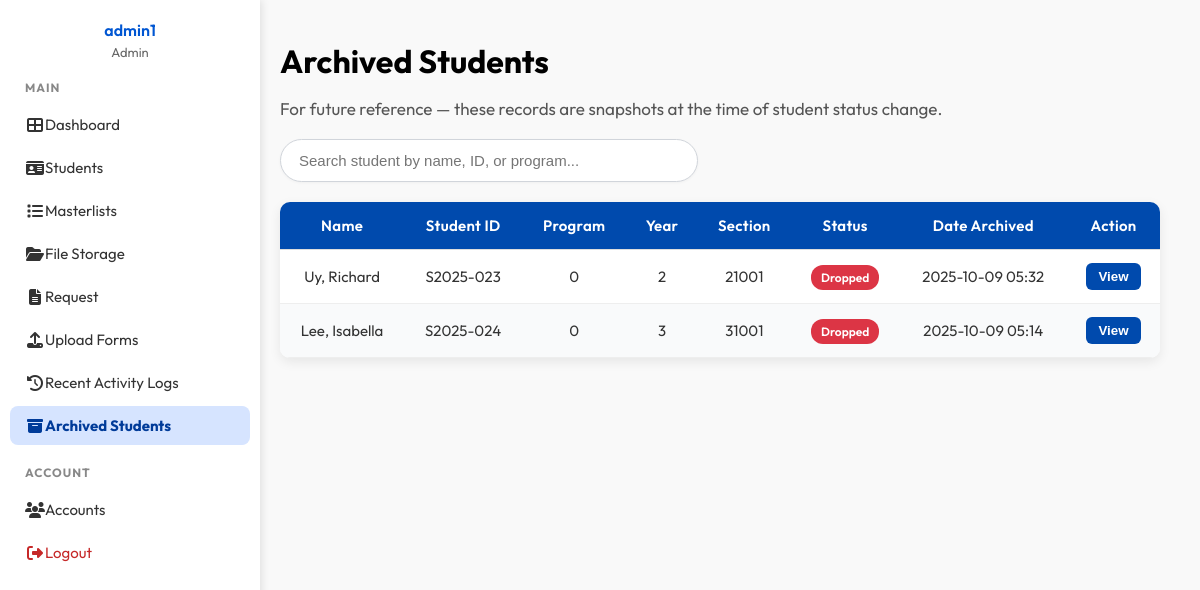
Page /admin/ArchivedStudents.php (signed in) on the committed database.
### tables this page shows
CREATE TABLE `users` (
  `user_id` int(11) NOT NULL,
  `username` varchar(255) DEFAULT NULL,
  `email` varchar(255) NOT NULL,
  `password_hash` text DEFAULT NULL,
  `role_id` int(11) DEFAULT NULL,
  `active` tinyint(1) DEFAULT NULL
);

CREATE TABLE `roles` (
  `role_id` int(11) NOT NULL,
  `name` varchar(255) DEFAULT NULL,
  `description` text DEFAULT NULL
);

CREATE TABLE `archived_students` (
  `archive_id` int(11) NOT NULL,
  `student_id` varchar(20) NOT NULL,
  `first_name` varchar(100) NOT NULL,
  `last_name` varchar(100) NOT NULL,
  `program` varchar(100) NOT NULL,
  `year_level` int(11) DEFAULT 0,
  `section` varchar(50) DEFAULT NULL,
  `student_status` enum('Enrolled','Dropped','Graduated') DEFAULT 'Enrolled',
  `contact_no` varchar(50) DEFAULT NULL,
  `address` varchar(255) DEFAULT NULL,
  `birthdate` date DEFAULT NULL,
  `gender` varchar(20) DEFAULT NULL,
  `photo_path` text DEFAULT NULL,
  `archived_date` timestamp NOT NULL DEFAULT current_timestamp()
);

### admin/ArchivedStudents.php (the view, shortened to what this page needs)
<?php
require_once __DIR__ . "/../Database/connection.php";
$res = $conn->query("
  SELECT
    archive_id,
    student_id,
    first_name,
    last_name,
    program,
    year_level,
    section,
    student_status,
    birthdate,
    photo_path,
    archived_date
  FROM archived_students
  ORDER BY archived_date DESC, last_name ASC, first_name ASC
");
$arch = $res->fetch_all(MYSQLI_ASSOC);
?>
<!DOCTYPE html>
<html lang="en">
<head>
<link href="https://cdnjs.cloudflare.com/ajax/libs/bootstrap-icons/1.11.3/font/bootstrap-icons.min.css" rel="stylesheet">
<link rel="stylesheet" href="../components/css/ArchivedStudents.css">
</head>
<body>
<?php include 'AdminSidenav.php'; ?>
<div class="container">
  <h1>Archived Students</h1>
  <p>For future reference — these records are snapshots at the time of student status change.</p>
  <div class="search-bar">
    <input type="text" id="searchInput" placeholder="Search student by name, ID, or program..." autocomplete="off">
  </div>
  <table class="requests-table" id="archTable">
    <thead>
      <tr>
        <th>Name</th>
        <th>Student ID</th>
        <th>Program</th>
        <th>Year</th>
        <th>Section</th>
        <th>Status</th>
        <th>Date Archived</th>
        <th>Action</th>
      </tr>
    </thead>
    <tbody>
      <?php if (count($arch) === 0): ?>
        <tr><td colspan="8">No archived student records found.</td></tr>
      <?php else: foreach($arch as $a): ?>
        <tr data-student='<?= json_encode($a, JSON_HEX_APOS | JSON_HEX_QUOT) ?>'>
          <td><?= htmlspecialchars($a['last_name'].", ".$a['first_name']) ?></td>
          <td><?= htmlspecialchars($a['student_id']) ?></td>
          <td><?= htmlspecialchars($a['program']) ?></td>
          <td><?= htmlspecialchars($a['year_level']) ?></td>
          <td><?= htmlspecialchars($a['section']) ?></td>
          <td>
            <?php if ($a['student_status'] === 'Graduated'): ?>
              <span class="status Approved">Graduated</span>
            <?php else: ?>
              <span class="status Declined">Dropped</span>
            <?php endif; ?>
          </td>
          <td><?= htmlspecialchars(date('Y-m-d H:i', strtotime($a['archived_date']))) ?></td>
          <td><button class="view-btn" onclick="viewStudent(this)">View</button></td>
        </tr>
      <?php endforeach; endif; ?>
    </tbody>
  </table>
</div>
</body>
</html>

### admin/AdminSidenav.php (shortened to what this page needs)
<?php
  require_once __DIR__ . "/../Database/connection.php";
  $current_page = basename($_SERVER['PHP_SELF']);
  $user_id = $_SESSION['user_id'];
  $stmt = $conn->prepare("
      SELECT u.username, r.name AS role_name
      FROM users u
      JOIN roles r ON u.role_id = r.role_id
      WHERE u.user_id = ?
  ");
  $stmt->bind_param("i", $user_id);
  $stmt->execute();
  $result = $stmt->get_result();
  $user = $result->fetch_assoc();
  $staffName = $user['username'] ?? "Unknown User";
  $staffRole = $user['role_name'] ?? "Unknown Role";
?>
<!DOCTYPE html>
<html lang="en">
<head>
  <link rel="stylesheet" href="https://cdnjs.cloudflare.com/ajax/libs/font-awesome/6.4.0/css/all.min.css">
</head>
<body>
<div class="sidebar collapsed" id="sidebar">
  <div class="sidebar-header">
    <h3 class="sidebar-text"><?= htmlspecialchars($staffName) ?></h3>
    <p class="sidebar-text"><?= htmlspecialchars($staffRole) ?></p>
  </div>
  <div class="sidebar-section">
    <h4 class="sidebar-text">MAIN</h4>
    <a href="index.php" class="<?= $current_page=='index.php' ? 'active' : '' ?>">
      <i class="fas fa-th-large"></i><span class="sidebar-text"> Dashboard</span>
    </a>
    <a href="StudentInfo.php" class="<?= $current_page=='StudentInfo.php' ? 'active' : '' ?>">
      <i class="fas fa-id-card"></i><span class="sidebar-text"> Students</span>
    </a>
    <a href="Masterlist.php" class="<?= $current_page=='Masterlist.php' ? 'active' : '' ?>">
      <i class="fas fa-list"></i><span class="sidebar-text"> Masterlists</span>
    </a>
    <a href="FileStorage.php" class="<?= $current_page=='FileStorage.php' ? 'active' : '' ?>">
      <i class="fas fa-folder-open"></i><span class="sidebar-text"> File Storage</span>
    </a>
    <a href="Request.php" class="<?= $current_page=='Request.php' ? 'active' : '' ?>">
      <i class="fas fa-file-alt"></i><span class="sidebar-text"> Request</span>
    </a>
     <a href="upload_forms.php" class="<?= $current_page=='upload_forms.php' ? 'active' : '' ?>">
      <i class="fas fa-upload"></i><span class="sidebar-text"> Upload Forms</span>
    </a>
    <a href="ActivityLogs.php" class="<?= $current_page=='ActivityLogs.php' ? 'active' : '' ?>">
      <i class="fas fa-history"></i><span class="sidebar-text"> Recent Activity Logs</span>
    </a>
    <a href="ArchivedStudents.php" class="<?= $current_page=='ArchivedStudents.php' ? 'active' : '' ?>">
      <i class="fas fa-archive"></i><span class="sidebar-text"> Archived Students</span>
    </a>
  </div>
  <div class="sidebar-section">
    <h4 class="sidebar-text">ACCOUNT</h4>
    <a href="Accounts.php" class="<?= $current_page=='Accounts.php' ? 'active' : '' ?>">
      <i class="fas fa-users"></i><span class="sidebar-text"> Accounts</span>
    </a>
    <a href="../Database/logout.php" class="logout">
      <i class="fas fa-sign-out-alt"></i><span class="sidebar-text"> Logout</span>
    </a>
  </div>
</div>
</body>
</html>

### components/css/ArchivedStudents.css (style rules this page uses)
body { margin: 0; font-family: 'Outfit', sans-serif; background: url('../img/bg.jpg') no-repeat center center fixed; background-size: cover; color: #222; display: flex; min-height: 100vh; }
.container { flex: 1; margin-left: 240px; padding: 20px 40px; transition: margin-left 0.3s ease; box-sizing: border-box; position: relative; background: none; }
h1 { font-size: 32px; font-weight: 700; color: #000000; margin-bottom: 6px; }
p { font-size: 17px; color: #555; margin-bottom: 20px; }
.search-bar { position: relative; width: 100%; max-width: 380px; margin-bottom: 20px; }
#searchInput { width: 100%; padding: 12px 18px; border: 1px solid #d1d5db; border-radius: 25px; font-size: 15px; background: #fff; box-shadow: 0 1px 3px rgba(0,0,0,0.04); transition: all 0.2s ease; }
.requests-table { width: 100%; border-collapse: separate; border-spacing: 0; background: #ffffff; border-radius: 10px; overflow: hidden; box-shadow: 0 4px 12px rgba(0,0,0,0.08); font-family: 'Outfit', sans-serif; font-size: 15px; }
.requests-table thead { background: #004aad; color: #ffffff; }
.requests-table th { padding: 14px 16px; text-align: center; font-weight: 600; letter-spacing: 0.3px; border-bottom: 1px solid #ddd; }
.requests-table td { padding: 13px 15px; text-align: center; border-bottom: 1px solid #eee; }
.requests-table tbody tr:nth-child(odd) { background: #ffffff; }
.requests-table tbody tr:nth-child(even) { background: #f9fafb; }
.status { padding: 5px 10px; border-radius: 12px; color: #fff; font-weight: 600; font-size: 12px; text-transform: capitalize; }
.status.Declined { background: #dc3545; }
.view-btn { background: #004aad; color: #fff; padding: 6px 12px; border-radius: 6px; border: none; cursor: pointer; font-weight: 600; transition: 0.2s; }

### admin/AdminSidenav.php (style rules this page uses)
body { margin: 0; font-family: 'Outfit', sans-serif; background: #f9f9f9; color: #333; display: flex; }
.sidebar { position: fixed; left: 0; top: 0; height: 100%; width: 240px; background: #fff; color: #333; box-shadow: 2px 0 8px rgba(0,0,0,0.1); padding: 20px 10px; transition: width 0.3s ease; overflow-y: auto; z-index: 1000; }
.sidebar-header { text-align: center; margin-bottom: 20px; }
.sidebar-header h3 { margin: 0; font-size: 16px; font-weight: 600; color: #0056d2; }
.sidebar-header p { font-size: 13px; color: #666; margin: 4px 0 0; }
.sidebar-section { margin-bottom: 20px; }
.sidebar-section h4 { margin: 10px 15px; font-size: 12px; text-transform: uppercase; color: #888; letter-spacing: 1px; }
.sidebar a { display: flex; align-items: center; text-decoration: none; color: #333; padding: 10px 15px; border-radius: 8px; margin: 4px 0; transition: background 0.3s, color 0.3s; font-size: 15px; }
.sidebar a i { font-size: 16px; width: 20px; text-align: center; }
.sidebar a.active { background: #d6e4ff; color: #003b99; font-weight: bold; }
.sidebar a.logout { color: #c62828; }

### rows in the picture
users: username "admin1", role.name "Admin"
archived_students: last_name+first_name "Uy, Richard", student "S2025-023", program "0", year_level "2", section "21001", student_status "Dropped", archived_date "2025-10-09 05:32"
archived_students: last_name+first_name "Lee, Isabella", student "S2025-024", program "0", year_level "3", section "31001", student_status "Dropped", archived_date "2025-10-09 05:14"
